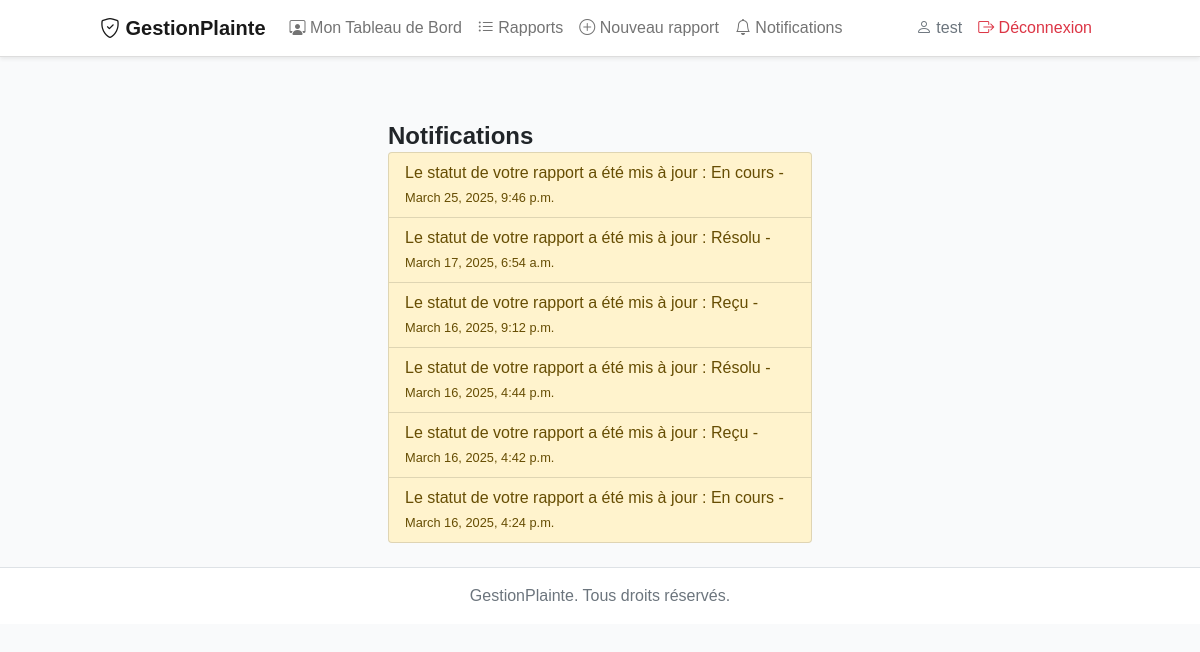
Screenshot of /notifications/ (signed in) with the database file from the repository.
### plaintes/models.py (models this page shows, shortened)
class User(AbstractUser):
    ROLES = (
        ('citizen', 'Citoyen'),  # Rôle de citoyen
        ('admin', 'Administrateur'),  # Rôle d'administrateur
        ('moderator', 'Modérateur'),  # Rôle de modérateur
    )
    role = models.CharField(max_length=20, choices=ROLES, default='citizen')
    phone_number = models.CharField(max_length=15, blank=True, null=True)

class Notification(models.Model):
    user = models.ForeignKey(User, on_delete=models.CASCADE)
    report = models.ForeignKey(Report, on_delete=models.CASCADE, null=True)
    message = models.CharField(max_length=255)
    is_read = models.BooleanField(default=False)
    created_at = models.DateTimeField(auto_now_add=True)

### plaintes/views.py (the view)
# urls.py: path('notifications/', views.notification_list, name='notification_list'),
@login_required
def notification_list(request):
    notifications = Notification.objects.filter(user=request.user).order_by(
        '-created_at')  # Récupérer les notifications triées par date
    return render(request, 'plaintes/notification_list.html',
                  {'notifications': notifications})  # Affiche la liste des notifications

### plaintes/templates/plaintes/notification_list.html
{% extends 'plaintes/pricipal.html' %}
{% block content %}
<div class="container mt-5 max-w-md mx-auto">
    <h2 class="text-2xl font-semibold">Notifications</h2>
    <ul class="list-group">
        {% for notification in notifications %}
        <li class="list-group-item {% if not notification.is_read %}list-group-item-warning{% endif %}">
            {{ notification.message }} - <small>{{ notification.created_at }}</small>
        </li>
        {% endfor %}
    </ul>
</div>
{% endblock %}

### plaintes/templates/plaintes/pricipal.html (shortened to what this page needs)
{% load static %}
<!DOCTYPE html>
<html lang="fr">
<head>
    <link href="https://cdn.jsdelivr.net/npm/bootstrap@5.1.3/dist/css/bootstrap.min.css" rel="stylesheet">
    <link rel="stylesheet" href="https://cdn.jsdelivr.net/npm/bootstrap-icons@1.11.1/font/bootstrap-icons.css">
    <link href="https://cdn.jsdelivr.net/npm/tailwindcss@2.2.19/dist/tailwind.min.css" rel="stylesheet">
    <link rel="stylesheet" href="{% static 'plaintes/css/style.css' %}">
</head>
<body class="min-h-screen bg-gray-50">
    <nav style="position: fixed;width: 100%;top:0;z-index: 10" class="navbar navbar-expand-lg navbar-light bg-white shadow-sm">
        <div class="container">
            <a class="navbar-brand font-bold text-blue-600" href="{% url 'home' %}">
                <i class="bi bi-shield-check"></i> GestionPlainte
            </a>
            <div class="collapse navbar-collapse" id="navbarNav">
                <ul class="navbar-nav me-auto">
                    {% if user.is_authenticated %}
                        {% if user.is_staff %}
                            <li class="nav-item">
                                <a class="nav-link" href="{% url 'tableau_de_bord_admin' %}">
                                    <i class="bi bi-speedometer2"></i> Tableau de Bord
                                </a>
                            </li>
                        {% else %}
                            <li class="nav-item">
                                <a class="nav-link" href="{% url 'tableau_de_bord_citoyen' %}">
                                    <i class="bi bi-person-workspace"></i> Mon Tableau de Bord
                                </a>
                            </li>
                        {% endif %}
                        <li class="nav-item">
                            <a class="nav-link" href="{% url 'report_list' %}">
                                <i class="bi bi-list-ul"></i> Rapports
                            </a>
                        </li>
                        <li class="nav-item">
                            <a class="nav-link" href="{% url 'create_report' %}">
                                <i class="bi bi-plus-circle"></i> Nouveau rapport
                            </a>
                        </li>
                        <li class="nav-item">
                            <a class="nav-link position-relative" href="{% url 'notification_list' %}">
                                <i class="bi bi-bell"></i> Notifications
                            </a>
                        </li>
                    {% endif %}
                </ul>
                <ul  class="navbar-nav">
                    {% if user.is_authenticated %}
                        <li class="nav-item">
                            <span class="nav-link text-muted">
                                <i class="bi bi-person"></i> {{ user.username }}
                            </span>
                        </li>
                        <li class="nav-item">
                            <form method="POST" action="{% url 'logout' %}" class="d-inline">
                                <button type="submit" class="nav-link text-danger">
                                    <i class="bi bi-box-arrow-right"></i> Déconnexion
                                </button>
                            </form>
                        </li>
                    {% endif %}
                </ul>
            </div>
        </div>
    </nav>
    <main class="container py-4 mt-5">
        {% block content %}{% endblock %}
    </main>
    <footer class="footer mt-auto py-3 bg-white border-top">
        <div class="container text-center">
            <span class="text-muted">  GestionPlainte. Tous droits réservés.</span>
        </div>
    </footer>
</body>
</html>

### plaintes/static/plaintes/css/style.css (style rules this page uses)
body { background-color: #f0f2f5; font-family: 'Helvetica', sans-serif; }
.navbar { border-bottom: 1px solid #ddd; }

### rows the page displays
User: username "test"
Notification: message "Le statut de votre rapport a été mis à jour : En cours", created_at "March 25, 2025, 9:46 p.m."
Notification: message "Le statut de votre rapport a été mis à jour : Résolu", created_at "March 17, 2025, 6:54 a.m."
Notification: message "Le statut de votre rapport a été mis à jour : Reçu", created_at "March 16, 2025, 9:12 p.m."
Notification: message "Le statut de votre rapport a été mis à jour : Résolu", created_at "March 16, 2025, 4:44 p.m."
Notification: message "Le statut de votre rapport a été mis à jour : Reçu", created_at "March 16, 2025, 4:42 p.m."
Notification: message "Le statut de votre rapport a été mis à jour : En cours", created_at "March 16, 2025, 4:24 p.m."
